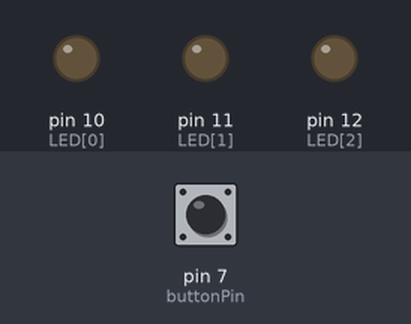
The sketch below on a simulated Arduino Uno, built with avr-gcc and run on an emulated ATmega328P. Shown: output pins drawn as LEDs (lit = HIGH). The inputs (shaded band) are chosen by the test bench; at power-on: pin 7 (buttonPin) LOW.

Above: at 1.2 s.
1.3 s: pin 7 (buttonPin) pulled HIGH for 0.15 s
At 3.1 s:
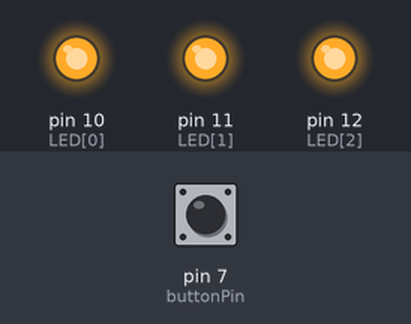
4.4 s: pin 7 (buttonPin) pulled HIGH for 1 s
At 5.7 s:
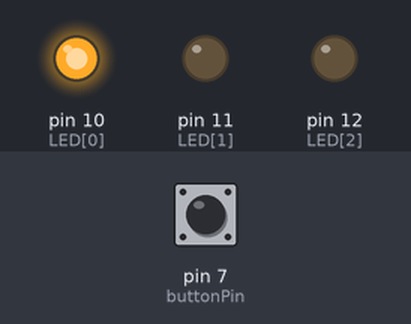
8.4 s: pin 7 (buttonPin) pulled HIGH for 3.2 s
At 10.2 s:
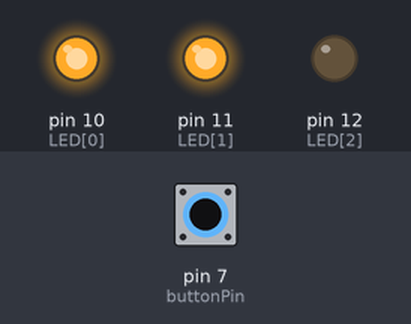
Timing chart, 0 to 13.8 s (numbered marks = the images above; inputs shaded):
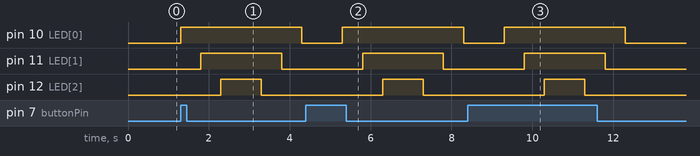

Measured:
- after the input at 1.3 s, pin 10 (LED[0]): LOW → HIGH at once, → LOW 3.0 s later; pin 11 (LED[1]): LOW → HIGH after 0.50 s, → LOW 2.0 s later; pin 12 (LED[2]): LOW → HIGH after 1.0 s, → LOW 1.0 s later
- after the input at 4.4 s, pin 10 (LED[0]): LOW → HIGH after 0.90 s, → LOW 3.0 s later; pin 11 (LED[1]): LOW → HIGH after 1.4 s, → LOW 2.0 s later; pin 12 (LED[2]): LOW → HIGH after 1.9 s, → LOW 1.0 s later
- after the input at 8.4 s, pin 10 (LED[0]): LOW → HIGH after 0.90 s, → LOW 3.0 s later; pin 11 (LED[1]): LOW → HIGH after 1.4 s, → LOW 2.0 s later; pin 12 (LED[2]): LOW → HIGH after 1.9 s, → LOW 1.0 s later

The sketch:

YeonheeDev.ino
```cpp
// 1. LED를 배열을 활용해서 깜빡이기

// int LED[] = { 10, 11, 12 };

// void setup() {
//   for (int i = 0; i <= 2; i++) {
//     pinMode(LED[i], OUTPUT);
//   }
// }

// void loop() {
//   for (int i = 0; i <= 2; i++) {
//     digitalWrite(LED[i], HIGH);
//   }
//   delay(1000);
//   for (int i = 0; i <= 2; i++) {
//     digitalWrite(LED[i], LOW);
//   }
//   delay(1000);
// }

// 2. 버튼을 누르면 작동하게 하기

int LED[] = { 10, 11, 12 };
int buttonPin = 7;

void setup() {
  for (int i = 0; i <= 2; i++) {
    pinMode(LED[i], OUTPUT);
  }
  pinMode(buttonPin, INPUT);
}

void loop() {
  int reading = digitalRead(buttonPin);

  if (reading == HIGH) {
    for (int i = 0; i <= 2; i++) {
      digitalWrite(LED[i], HIGH);
      delay(500);
    }
    delay(500);
    for (int i = 2; i >= 0; i--) {
      digitalWrite(LED[i], LOW);
      delay(500);
    }
    delay(500);
  }
}
```
